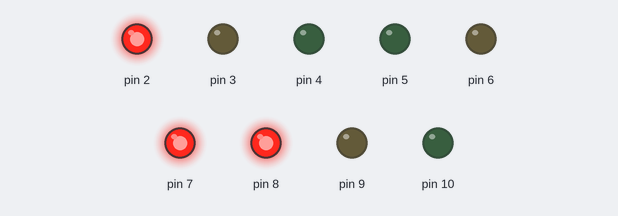
A sketch run on a simulated Arduino Uno, built with avr-gcc and run on an emulated ATmega328P. Shown: output pins drawn as LEDs (lit = HIGH).

Above: at 1.0 s.
At 4.2 s:
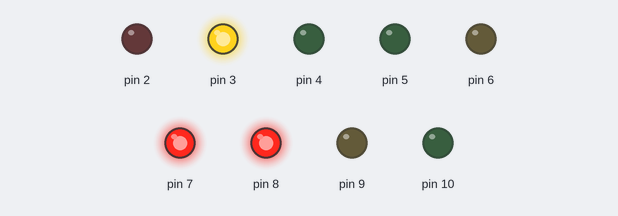
At 7.5 s:
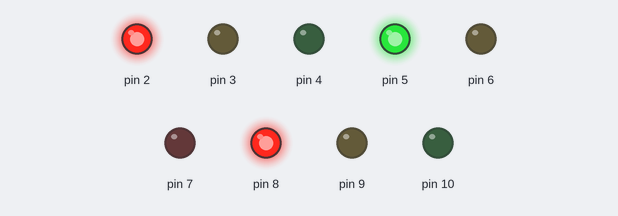
At 8.7 s:
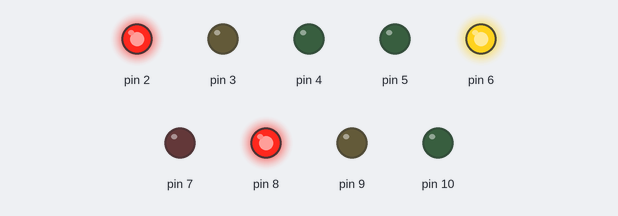
At 12.0 s:
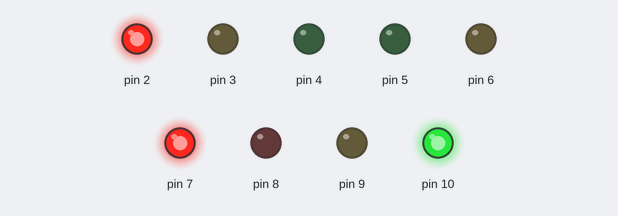
At 16.5 s:
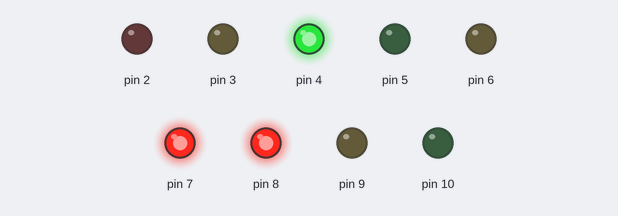
Timing chart, 0 to 17.6 s (numbered marks = the images above):
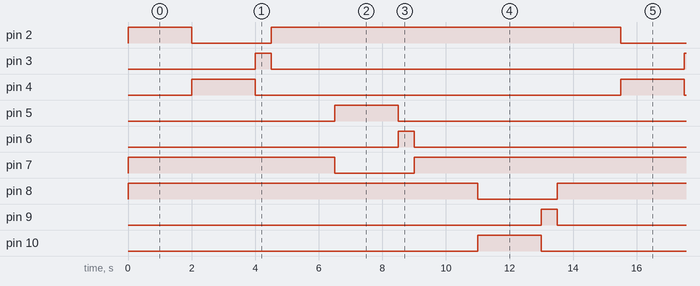

The sketch:

sketch.ino
```cpp
void setup(){
  pinMode(2, OUTPUT);
  pinMode(3, OUTPUT);
  pinMode(4, OUTPUT);
  pinMode(5, OUTPUT);
  pinMode(6, OUTPUT);
  pinMode(7, OUTPUT);
  pinMode(8, OUTPUT);
  pinMode(9, OUTPUT);
  pinMode(10, OUTPUT);
  digitalWrite(2, HIGH);
  digitalWrite(7, HIGH);
  digitalWrite(8, HIGH);
}

void loop(){
  jalan_satu();
  jalan_dua();
  jalan_tiga();
}

void jalan_satu(){
  digitalWrite(2, HIGH);
  delay(2000);
  digitalWrite(2, LOW);
  digitalWrite(4, HIGH);
  delay(2000);
  digitalWrite(4, LOW);
  digitalWrite(3, HIGH);
  delay(500);
  digitalWrite(3, LOW);
  digitalWrite(2, HIGH);
}

void jalan_dua(){
  digitalWrite(7, HIGH);
  delay(2000);
  digitalWrite(7, LOW);
  digitalWrite(5, HIGH);
  delay(2000);
  digitalWrite(5, LOW);
  digitalWrite(6, HIGH);
  delay(500);
  digitalWrite(6, LOW);
  digitalWrite(7, HIGH);
}

void jalan_tiga(){
  digitalWrite(8, HIGH);
  delay(2000);
  digitalWrite(8, LOW);
  digitalWrite(10, HIGH);
  delay(2000);
  digitalWrite(10, LOW);
  digitalWrite(9, HIGH);
  delay(500);
  digitalWrite(9, LOW);
  digitalWrite(8, HIGH);
}
```

Measured:
- by itself, pin 2, pin 7, pin 8: alternates HIGH for 11.0 s and LOW for 2.5 s
- by itself, pin 3, pin 6, pin 9: alternates HIGH for 0.50 s and LOW for 13.0 s
- by itself, pin 4, pin 5, pin 10: alternates HIGH for 2.0 s and LOW for 11.5 s
